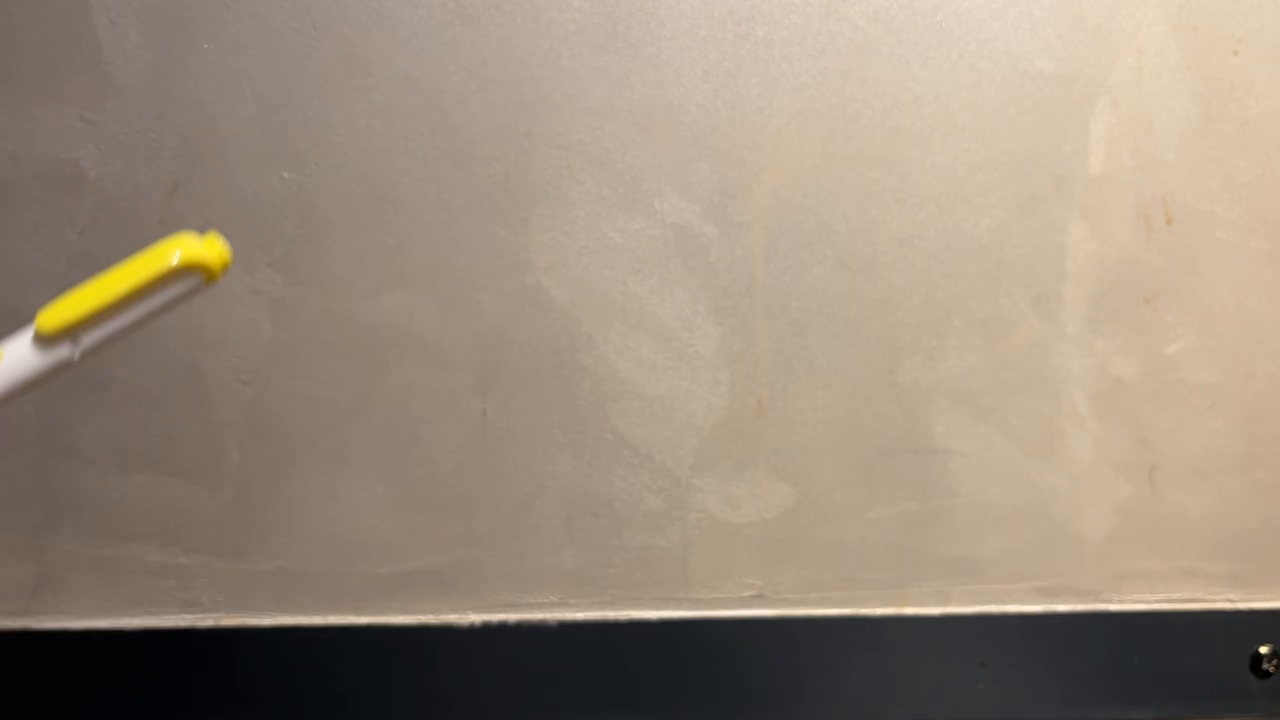
#> input picture frame 32 of yellow.mp4, 1280 x 720 px, given in place of tracking2.avi, which was not available
$ jupyter execute --allow-errors chap14.ipynb
#> lines starting #> are read from the running program, lines starting #| are printed output that depends on the picture; after the words box and inside, x2 and y2 are one past the last pixel; in counts of white or black regions, pixels touching at a corner belong together; pictures that were not available may be replaced by others from this repository, and a replacement may not be noted
[cell 1]
import cv2
import numpy as np

[cell 2]
cap = cv2.VideoCapture("tracking2.avi")
while(1):
    # Take each frame
    ret, frame = cap.read()
#> frame is the input picture: shape (720, 1280, 3); mean B, G, R 122.1, 138.5, 153.4
    if ret :
        hsv = cv2.cvtColor(frame, cv2.COLOR_BGR2HSV)
#> hsv: shape (720, 1280, 3); mean H, S, V 27.5, 55.5, 154
        # define range of blue color in HSV
        lower_blue = np.array([40,50,50])
        upper_blue = np.array([80,255,255])
        # Threshold the HSV image to get only blue colors
        mask = cv2.inRange(hsv, lower_blue, upper_blue)
#> mask: shape (720, 1280); every value is 0
        # Bitwise-AND mask and original image
        res = cv2.bitwise_and(frame,frame, mask= mask)
#> res: shape (720, 1280, 3); every value is 0
        cv2.imshow('frame',frame)
        cv2.imshow('mask',mask)
        cv2.imshow('res',res)
    else :
        break

    k = cv2.waitKey(5) & 0xFF
#> (key Esc is pressed here)
    if k == 27:
        break
cv2.destroyAllWindows()

[cell 3]
flags = [i for i in dir(cv2) if i.startswith('COLOR_')]
print (flags)

[cell 4]
import cv2
import numpy as np
from matplotlib import pyplot as plt

[cell 5]
img = cv2.imread('tree.jpg',0)
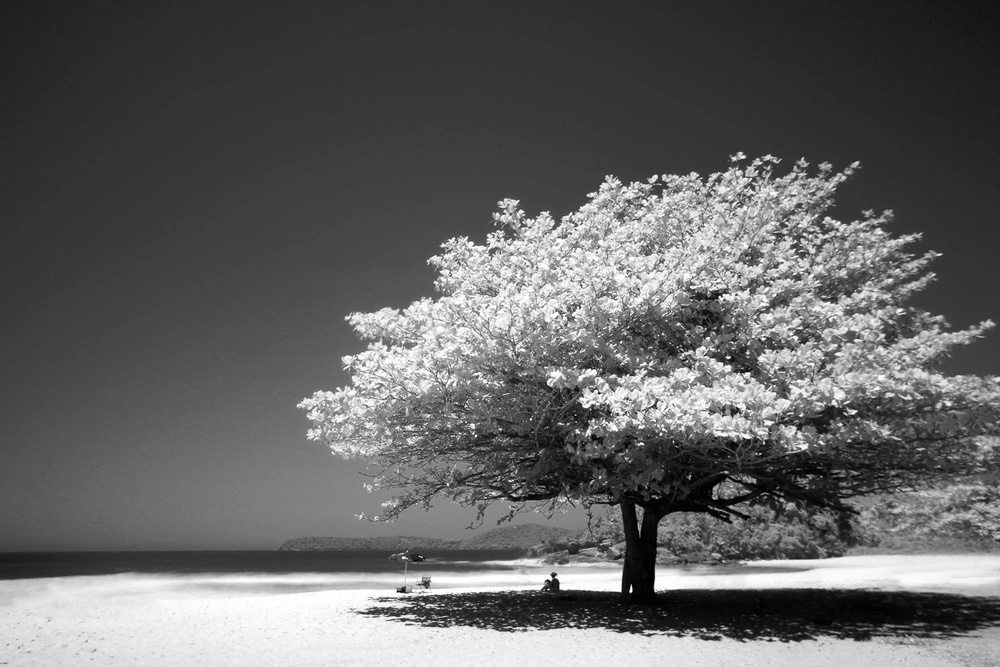
#> input picture chap142/tree.jpg, 1000 x 667 px, shrunk from 2048 x 1365 before the run, found by its file name
ret,thresh1 = cv2.threshold(img,127,255,cv2.THRESH_BINARY)
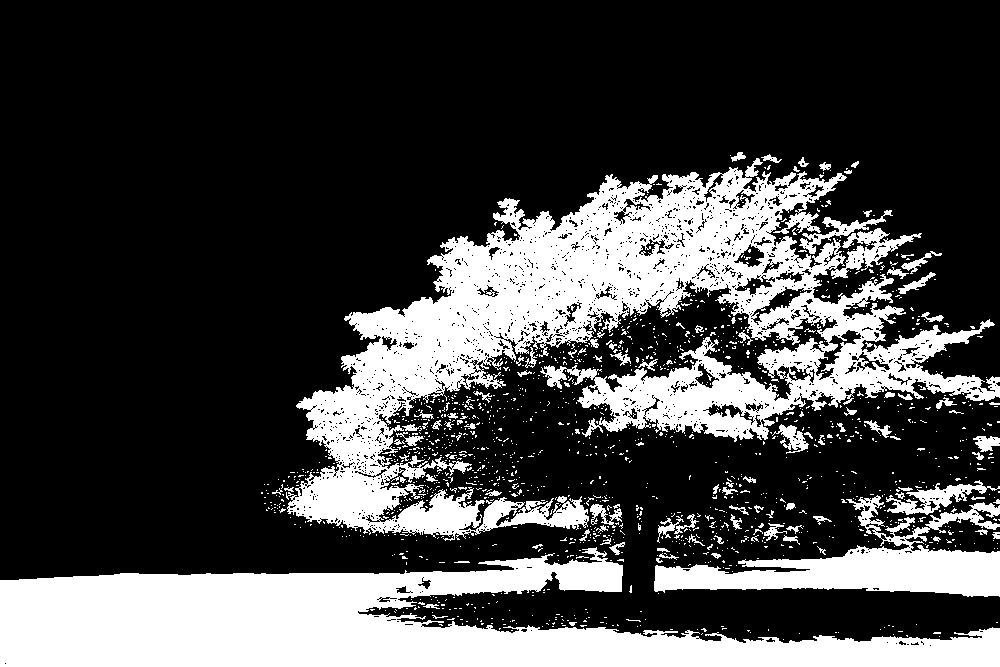
#> thresh1: shape (667, 1000); 26.9% white; 1457 white regions (1351 under 20 px), largest, box (x1, y1, x2, y2) and area: (286, 158, 1000, 541) 90826, (0, 547, 1000, 667) 62792, (654, 495, 1000, 597) 13248
ret,thresh2 = cv2.threshold(img,127,255,cv2.THRESH_BINARY_INV)
ret,thresh3 = cv2.threshold(img,127,255,cv2.THRESH_TRUNC)
ret,thresh4 = cv2.threshold(img,127,255,cv2.THRESH_TOZERO)
ret,thresh5 = cv2.threshold(img,127,255,cv2.THRESH_TOZERO_INV)
titles = ['Original Image','BINARY','BINARY_INV','TRUNC','TOZERO','TOZERO_INV']
images = [img, thresh1, thresh2, thresh3, thresh4, thresh5]
for i in range(6):
    plt.subplot(2,3,i+1),plt.imshow(images[i],'gray')
    plt.title(titles[i])
    plt.xticks([]),plt.yticks([])
plt.show()

[cell 6]
import cv2
import numpy as np
from matplotlib import pyplot as plt

[cell 7]
img = cv2.imread('tree.jpg',0)
img = cv2.medianBlur(img,5)
ret,th1 = cv2.threshold(img,127,255,cv2.THRESH_BINARY)
#> th1: shape (667, 1000); 26.9% white; 160 white regions (92 under 20 px), largest, box (x1, y1, x2, y2) and area: (287, 159, 1000, 536) 97300, (0, 548, 1000, 667) 62935, (654, 500, 1000, 597) 12607
th2 = cv2.adaptiveThreshold(img,255,cv2.ADAPTIVE_THRESH_MEAN_C,\
            cv2.THRESH_BINARY,11,2)
#> th2: shape (667, 1000); 78.2% white; 1174 black regions (911 under 20 px), largest, box (x1, y1, x2, y2) and area: (0, 147, 1000, 643) 108346, (0, 558, 547, 580) 4195, (78, 577, 540, 599) 2987
th3 = cv2.adaptiveThreshold(img,255,cv2.ADAPTIVE_THRESH_GAUSSIAN_C,\
            cv2.THRESH_BINARY,11,2)
#> th3: shape (667, 1000); 81.4% white; 1845 black regions (1527 under 20 px), largest, box (x1, y1, x2, y2) and area: (293, 148, 1000, 505) 49277, (0, 466, 683, 633) 9660, (674, 444, 1000, 567) 9177
titles = ['Original Image', 'Global Thresholding (v = 127)',
            'Adaptive Mean Thresholding', 'Adaptive Gaussian Thresholding']
images = [img, th1, th2, th3]
plt.figure(figsize=(17, 10))
for i in range(4):
    plt.subplot(2,2,i+1),plt.imshow(images[i],'gray')
    plt.title(titles[i])
    plt.xticks([]),plt.yticks([])
plt.show()

[cell 8]
import cv2
import numpy as np
from matplotlib import pyplot as plt

[cell 9]
img = cv2.imread('sIMG_2180.jpg',0)
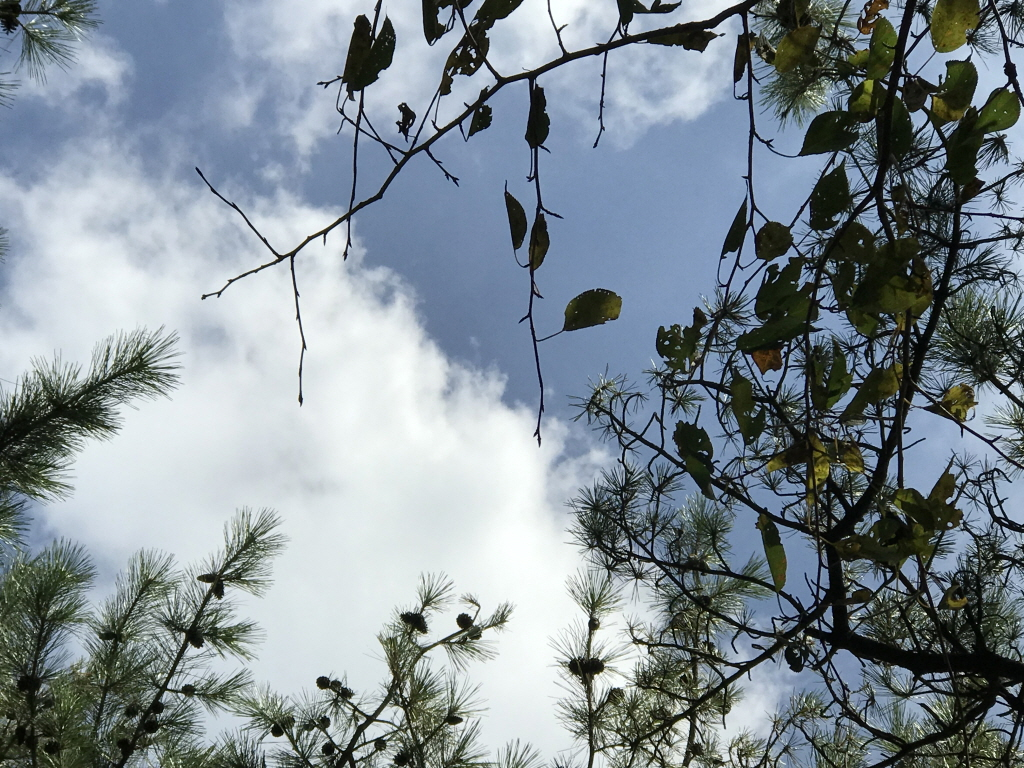
#> input picture chap142/sIMG_2180.jpg, 1024 x 768 px, found by its file name
#> img: shape (768, 1024)
#> (the rest of this cell did not finish here and is left out)

[cell 10]
img = cv2.imread('sIMG_2180.jpg',0)
blur = cv2.GaussianBlur(img,(5,5),0)
cv2.imwrite('bsIMG_2180.jpg', blur)
# find normalized_histogram, and its cumulative distribution function
hist = cv2.calcHist([blur],[0],None,[256],[0,256])
#> hist = 256 values, max 7094 at index 229, min 0 at index 0, mean 3072
hist_norm = hist.ravel()/hist.max()
#> hist_norm = 256 values, max 1 at index 229, min 0 at index 0, mean 0.433
Q = hist_norm.cumsum()
#> Q = 256 values from 0 to 110.9
bins = np.arange(256)
fn_min = np.inf
thresh = -1
for i in range(1,256):
    p1,p2 = np.hsplit(hist_norm,[i]) # probabilities
    q1,q2 = Q[i],Q[255]-Q[i] # cum sum of classes
    b1,b2 = np.hsplit(bins,[i]) # weights
    # finding means and variances
    m1,m2 = np.sum(p1*b1)/q1, np.sum(p2*b2)/q2
    v1,v2 = np.sum(((b1-m1)**2)*p1)/q1,np.sum(((b2-m2)**2)*p2)/q2
    # calculates the minimization function
    fn = v1*q1 + v2*q2
    if fn < fn_min:
        fn_min = fn
        thresh = i
    print (thresh, fn_min)
#> this loop made 255 passes
#> (p1, q1, q2, m1, m2, v1, v2, fn) on passes 4 to 7: ([0, 0, 0, 0], 0.0117, 110.8, 0, 138.6, 0, 4906.8, 543903.3), ([0, 0, 0, 0, 0.0117], 0.109, 110.8, 0.431, 138.7, 1.37, 4909.2, 543693.2), ([0, 0, 0, 0, 0.0117, 0.0968], 0.322, 110.5, 1.65, 139, 3.58, 4903.1, 541971.1), ([0, 0, 0, 0, 0.0117, 0.0968, 0.213], 0.548, 110.3, 3.3, 139.2, 3.35, 4879, 538208)

# find otsu's threshold value with OpenCV function
ret, otsu = cv2.threshold(blur,0,255,cv2.THRESH_BINARY+cv2.THRESH_OTSU)
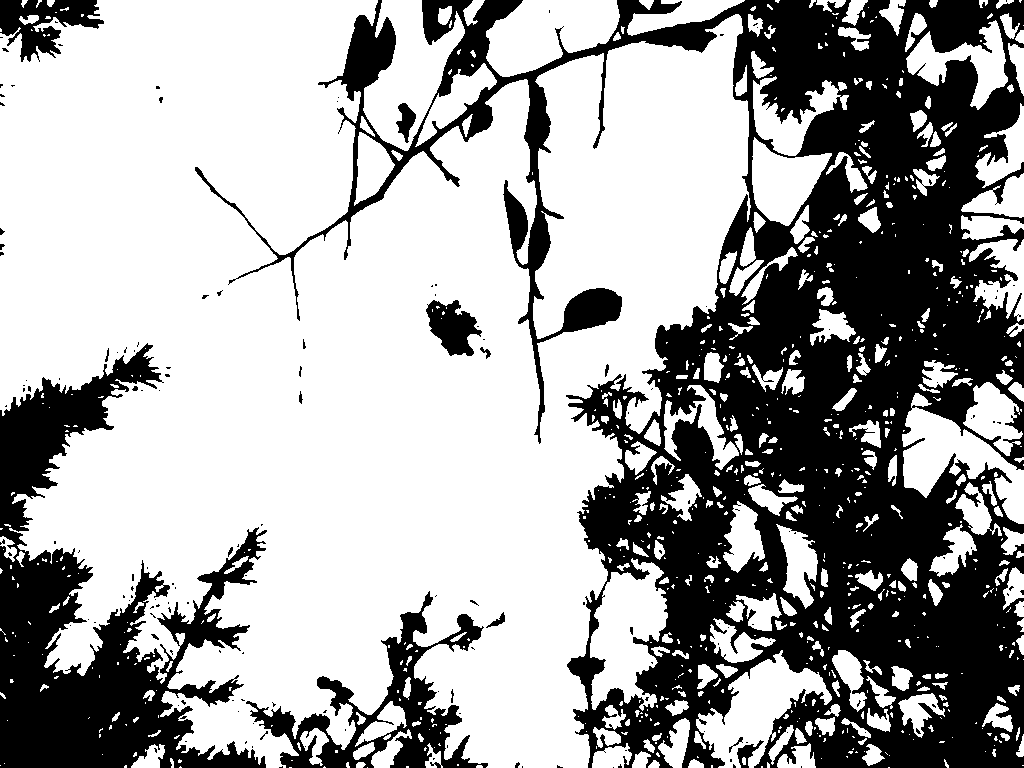
#> otsu: shape (768, 1024); 64.6% white; 162 black regions (143 under 20 px), largest, box (x1, y1, x2, y2) and area: (195, 0, 1024, 768) 216840, (0, 343, 267, 768) 43614, (246, 591, 488, 768) 10769
print (thresh,ret)

$ run again, starting later in the video
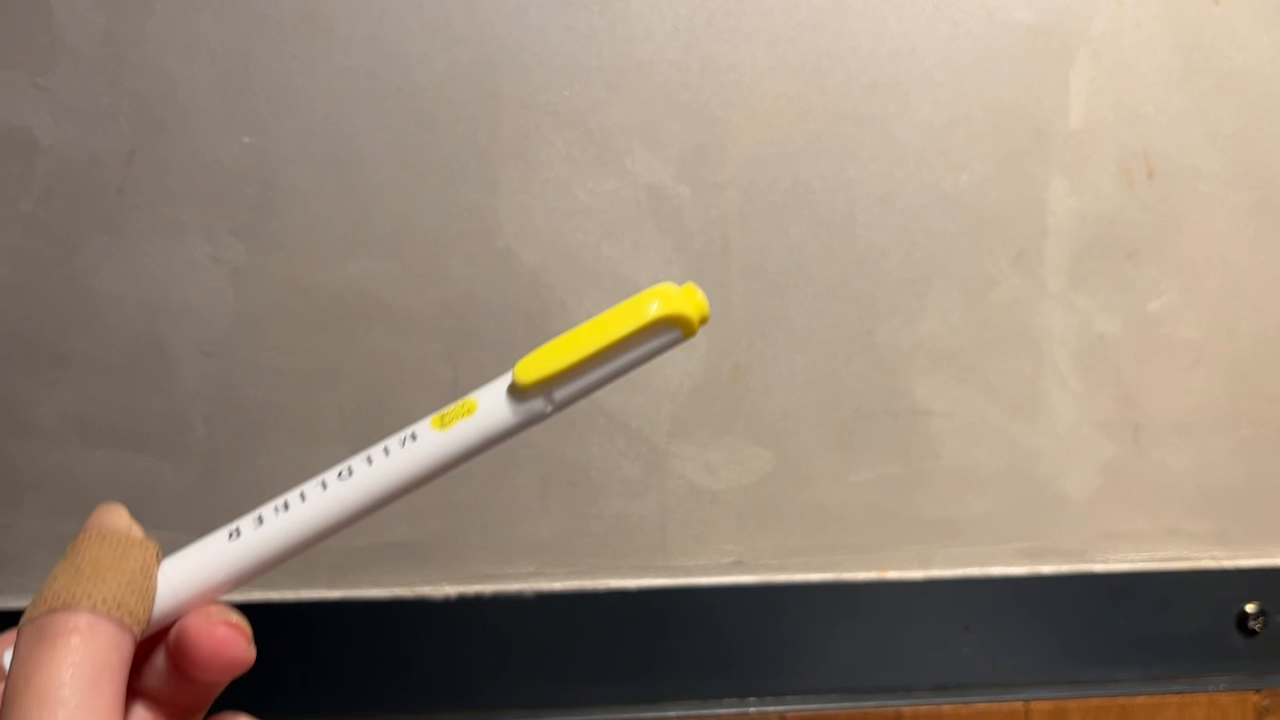
#> input picture frame 144 of yellow.mp4, 1280 x 720 px, given in place of tracking2.avi, which was not available
#> frame is the input picture: shape (720, 1280, 3); mean B, G, R 120.6, 136.4, 152.6
#> hsv: shape (720, 1280, 3); mean H, S, V 25.7, 56.3, 153.3
#> mask: shape (720, 1280); every value is 0
#> res: shape (720, 1280, 3); every value is 0
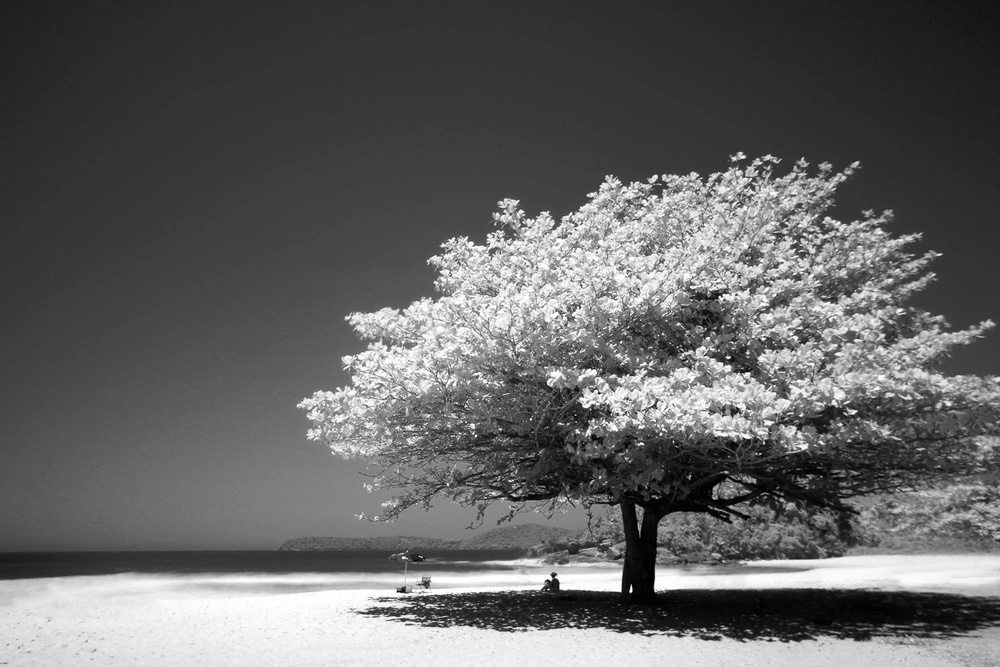
#> input picture chap142/tree.jpg, 1000 x 667 px, shrunk from 2048 x 1365 before the run, found by its file name
#> thresh1: shape (667, 1000); 26.9% white; 1457 white regions (1351 under 20 px), largest, box (x1, y1, x2, y2) and area: (286, 158, 1000, 541) 90826, (0, 547, 1000, 667) 62792, (654, 495, 1000, 597) 13248
#> th1: shape (667, 1000); 26.9% white; 160 white regions (92 under 20 px), largest, box (x1, y1, x2, y2) and area: (287, 159, 1000, 536) 97300, (0, 548, 1000, 667) 62935, (654, 500, 1000, 597) 12607
#> th2: shape (667, 1000); 78.2% white; 1174 black regions (911 under 20 px), largest, box (x1, y1, x2, y2) and area: (0, 147, 1000, 643) 108346, (0, 558, 547, 580) 4195, (78, 577, 540, 599) 2987
#> th3: shape (667, 1000); 81.4% white; 1845 black regions (1527 under 20 px), largest, box (x1, y1, x2, y2) and area: (293, 148, 1000, 505) 49277, (0, 466, 683, 633) 9660, (674, 444, 1000, 567) 9177
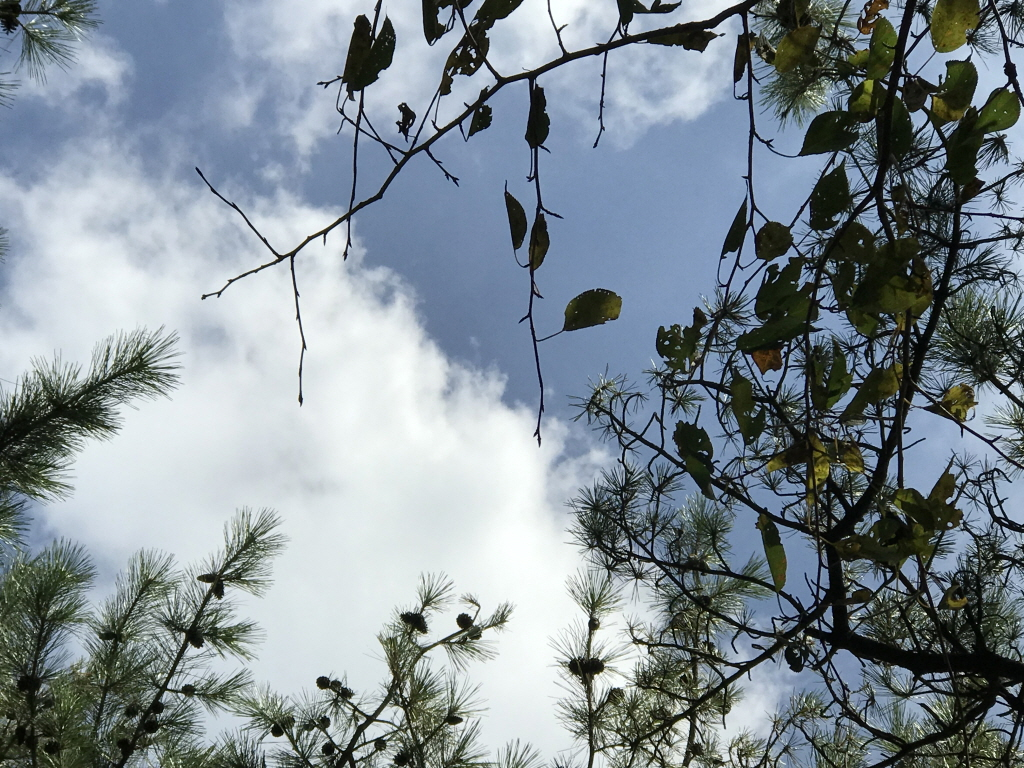
#> input picture chap142/sIMG_2180.jpg, 1024 x 768 px, found by its file name
#> hist = 256 values, max 7094 at index 229, min 0 at index 0, mean 3072
#> hist_norm = 256 values, max 1 at index 229, min 0 at index 0, mean 0.433
#> Q = 256 values from 0 to 110.9
#> the loop `for i in range(1,256):` made 255 passes
#> (p1, q1, q2, m1, m2, v1, v2, fn) on passes 4 to 7: ([0, 0, 0, 0], 0.0117, 110.8, 0, 138.6, 0, 4906.8, 543903.3), ([0, 0, 0, 0, 0.0117], 0.109, 110.8, 0.431, 138.7, 1.37, 4909.2, 543693.2), ([0, 0, 0, 0, 0.0117, 0.0968], 0.322, 110.5, 1.65, 139, 3.58, 4903.1, 541971.1), ([0, 0, 0, 0, 0.0117, 0.0968, 0.213], 0.548, 110.3, 3.3, 139.2, 3.35, 4879, 538208)
#> otsu: shape (768, 1024); 64.6% white; 162 black regions (143 under 20 px), largest, box (x1, y1, x2, y2) and area: (195, 0, 1024, 768) 216840, (0, 343, 267, 768) 43614, (246, 591, 488, 768) 10769
